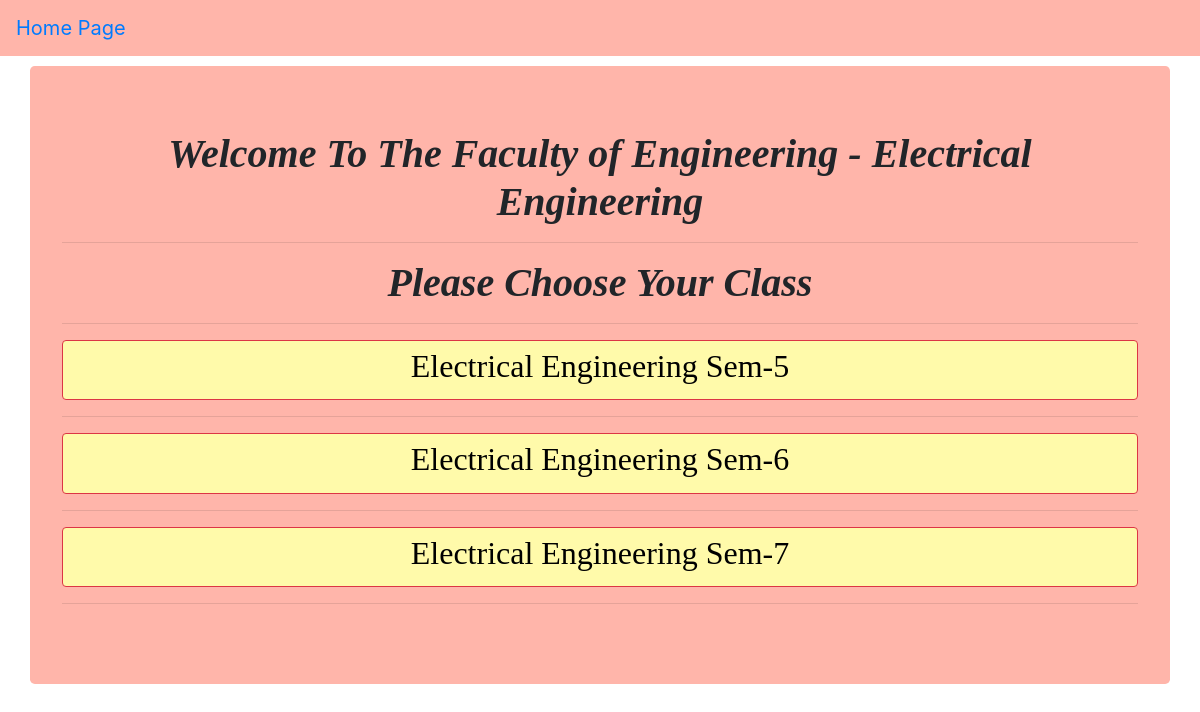
The page /Class_List/ge/ on the database its author committed.
### ElectricalSem8App/models.py (models this page shows)
class Class(models.Model):
	def getDiscipline(self):
		if self.Discipline == 'ge':
			return "Electrical Engineering"
		elif self.Discipline == 'gc':
			return "Civil Engineering"
		elif self.Discipline == 'gp':
			return 'Petrochemical Engineering'
		elif self.Discipline == 'gm':
			return 'Mechanical Engineering'
		elif self.Discipline == 'telecom':
			return 'Telecom'
		elif self.Discipline == 'power':
			return  "Power"
		else:
			return "Common Trunk"
	def __str__(self):
		if self.Language == "both":
			return self.getDiscipline() + " Sem-" + str(self.Semester)
		else:
			return self.getDiscipline() + " Sem-" + str(self.Semester) + " - " + self.Language
	Semester = models.IntegerField(default=1)
	Discipline = models.CharField(max_length=100, choices=Discipline_Choices,default="common trunk")
	Language = models.CharField(max_length=100, choices=Language_Choices,default="english")

### ElectricalSem8App/views.py (the view)
# urls.py: path('Class_List/<str:discipline>/', views.class_list, name="class_list")
def class_list(request, discipline):
	classes = Class.objects.all().filter(Discipline = discipline )
	if discipline == 'ge':
		discipline = "Electrical Engineering"
	elif discipline == 'gc':
		discipline ="Civil Engineering"
	elif discipline == 'gp':
		discipline = 'Petrochemical Engineering'
	elif discipline == 'gm':
		discipline = 'Mechanical Engineering'
	elif discipline == 'telecom':
		discipline = 'Telecom'
	elif discipline == "power":
		discipline = "Power"
	else:
		discipline = "Common Trunk"
	return render(request,'class_list.html', {'classes':classes, 'discipline':discipline})

### ElectricalSem8App/templates/class_list.html (shortened to what this page needs)
{% extends 'base.html' %}
{% load static %}
{% block contentblock %}
<div class="jumbotron container" style="background-color:#ffb5aa;align-items: center; margin-top: 10px">
<h1 style="text-align: center;font-family: 'Font Awesome\ 5 Free';"> <b><i>Welcome To The Faculty of Engineering - {{discipline}} <hr> Please Choose Your Class</h1></i></b>
<hr>
{% for class in classes %}
<a href="{% url 'course_list' class.pk %}">
<button type="button" class="btn btn-danger"  style="color:black;background-color:#fffaaa;width:100%; "><h2 style="text-align: center;font-family: 'Font Awesome\ 5 Free';"> <b></b>{{class}}</h2></button></a>
<hr>
{% endfor %}
</div>
{% endblock %}

### rows shown on the page
Class: Language+Discipline+Semester "Electrical Engineering Sem-5"
Class: Language+Discipline+Semester "Electrical Engineering Sem-6"
Class: Language+Discipline+Semester "Electrical Engineering Sem-7"

### other values the page prints
{{ discipline }} "Electrical Engineering"
